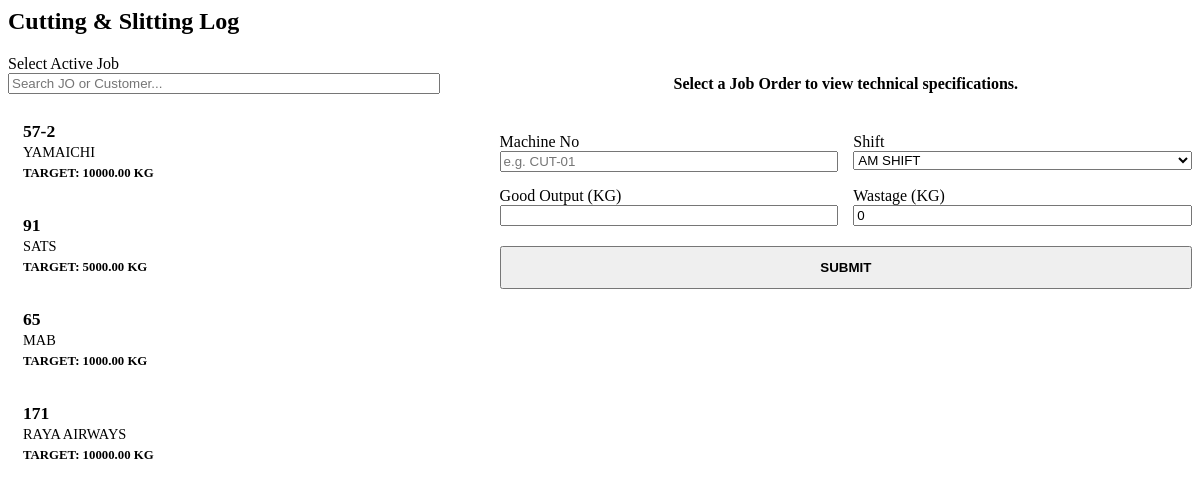
The page /get-cutting/ on the database its author committed.
### production/models.py (models this page shows, shortened)
class JobOrder(models.Model):
    jo_number = models.CharField(max_length=20, unique=True)
    customer = models.CharField(max_length=100)
    po_number = models.CharField(max_length=50, blank=True, default="-")
    target_delivery_date = models.DateField(null=True, blank=True)
    product_dimension = models.CharField(max_length=100, default="", help_text="e.g., 230 x 240 x 0.03")
    recipe = models.ForeignKey(Recipe, on_delete=models.SET_NULL, null=True, blank=True)
    printing_required = models.BooleanField(default=False)
    sealing_required = models.BooleanField(default=False)
    slitting_required = models.BooleanField(default=False)
    remarks = models.TextField(blank=True, default="-")
    wastage_buffer_percent = models.DecimalField(max_digits=5, decimal_places=2, default=10.00)
    order_quantity_kg = models.DecimalField(max_digits=10, decimal_places=2)
    total_est_material_kg = models.DecimalField(max_digits=10, decimal_places=2, editable=False, default=0)
    total_extruded_kg = models.DecimalField(max_digits=10, decimal_places=2, default=0)
    total_cut_kg = models.DecimalField(max_digits=10, decimal_places=2, default=0)
    total_packed_kg = models.DecimalField(max_digits=10, decimal_places=2, default=0)
    total_shipped_kg = models.DecimalField(max_digits=10, decimal_places=2, default=0)
    is_completed = models.BooleanField(default=False, help_text="Mark as true when the entire order is finished.")

### production/views.py (the view)
# urls.py: path('get-cutting/', views.get_cutting_form, name='get_cutting'),
def get_cutting_form(request):
    job_orders = JobOrder.objects.filter(total_extruded_kg__gt=0).order_by('-id')[:20]
    return render(request, 'production/partials/cutting_form.html', {'job_orders': job_orders, 'dept': 'cutting'})

### production/templates/production/partials/cutting_form.html (shortened to what this page needs)
<div class="panel">
    <div class="panel-header">
        <h2>Cutting & Slitting Log</h2>
    </div>
    <form hx-post="/submit-cutting/" hx-target="#feedback-container" hx-disabled-elt="#cutting-submit-btn">
        <div style="display: grid; grid-template-columns: 1fr 1.5fr; gap: 30px;">
            <div style="border-right: 2px solid var(--border-soft); padding-right: 30px;">
                <label class="input-label">Select Active Job</label>
                <input type="text" name="q" placeholder="Search JO or Customer..."
                       hx-get="/search-jobs/?dept=cutting"
                       hx-target="#cutting-jo-list"
                       hx-trigger="keyup changed delay:300ms"
                       style="margin-bottom: 15px; width: 100%;">
                <div id="cutting-jo-list">
                    {% include 'production/partials/job_radio_list.html' %}
                </div>
            </div>
            <div>
                <div id="job-specs-container">
                    <div style="padding: 20px; border: 2px dashed var(--border-soft); border-radius: var(--radius); text-align: center; color: var(--text-muted); margin-bottom: 20px; font-weight: bold;">
                        Select a Job Order to view technical specifications.
                    </div>
                </div>
                <div style="display: grid; grid-template-columns: 1fr 1fr; gap: 15px;">
                    <div>
                        <label class="input-label">Machine No</label>
                        <input type="text" name="machine" placeholder="e.g. CUT-01" required style="width: 100%;">
                    </div>
                    <div>
                        <label class="input-label">Shift</label>
                        <select name="shift" required style="width: 100%;">
                            <option value="AM">AM SHIFT</option>
                        </select>
                    </div>
                    <div>
                        <label class="input-label">Good Output (KG)</label>
                        <input type="number" name="output_kg" step="0.01" min="0.01" required class="text-mono" style="width: 100%;">
                    </div>
                    <div>
                        <label class="input-label">Wastage (KG)</label>
                        <input type="number" name="wastage" step="0.01" min="0" value="0" class="text-mono" style="width: 100%;">
                    </div>
                </div>
                <button id="cutting-submit-btn" type="submit" class="btn btn-primary" style="margin-top: 20px; width: 100%; padding: 12px; font-weight: bold;">SUBMIT</button>
            </div>
        </div>
    </form>
</div>

### production/templates/production/partials/job_radio_list.html (shortened to what this page needs)
<div style="max-height: 400px; overflow-y: auto; padding-right: 10px;">
    {% for jo in job_orders %}
    <div>
        <label for="jo_{{ jo.id }}" class="radio-label">
            <div style="font-weight: bold; font-size: 1.1rem; color: var(--text-primary);">{{ jo.jo_number }}</div>
            <div style="color: var(--text-muted); font-size: 0.9rem; margin-top: 2px;">{{ jo.customer }}</div>
            <div class="text-mono" style="font-size: 0.8rem; color: var(--action-blue); margin-top: 5px; font-weight: bold;">
                TARGET: {{ jo.order_quantity_kg }} KG
            </div>
        </label>
    </div>
    {% empty %}
    <div style="padding: 15px; text-align: center; color: var(--text-muted); font-style: italic;">
        No pending jobs found.
    </div>
    {% endfor %}
</div>

### production/templates/production/partials/job_radio_list.html (style rules this page uses)
.radio-label { display: block; padding: 12px 15px; margin-bottom: 10px; cursor: pointer; transition: 0.1s; background-color: var(--surface); border: 2px solid var(--border-soft); border-radius: var(--radius); }

### rows shown on the page
JobOrder: jo_number "57-2", customer "YAMAICHI", order_quantity_kg "10000.00"
JobOrder: jo_number "91", customer "SATS", order_quantity_kg "5000.00"
JobOrder: jo_number "65", customer "MAB", order_quantity_kg "1000.00"
JobOrder: jo_number "171", customer "RAYA AIRWAYS", order_quantity_kg "10000.00"
